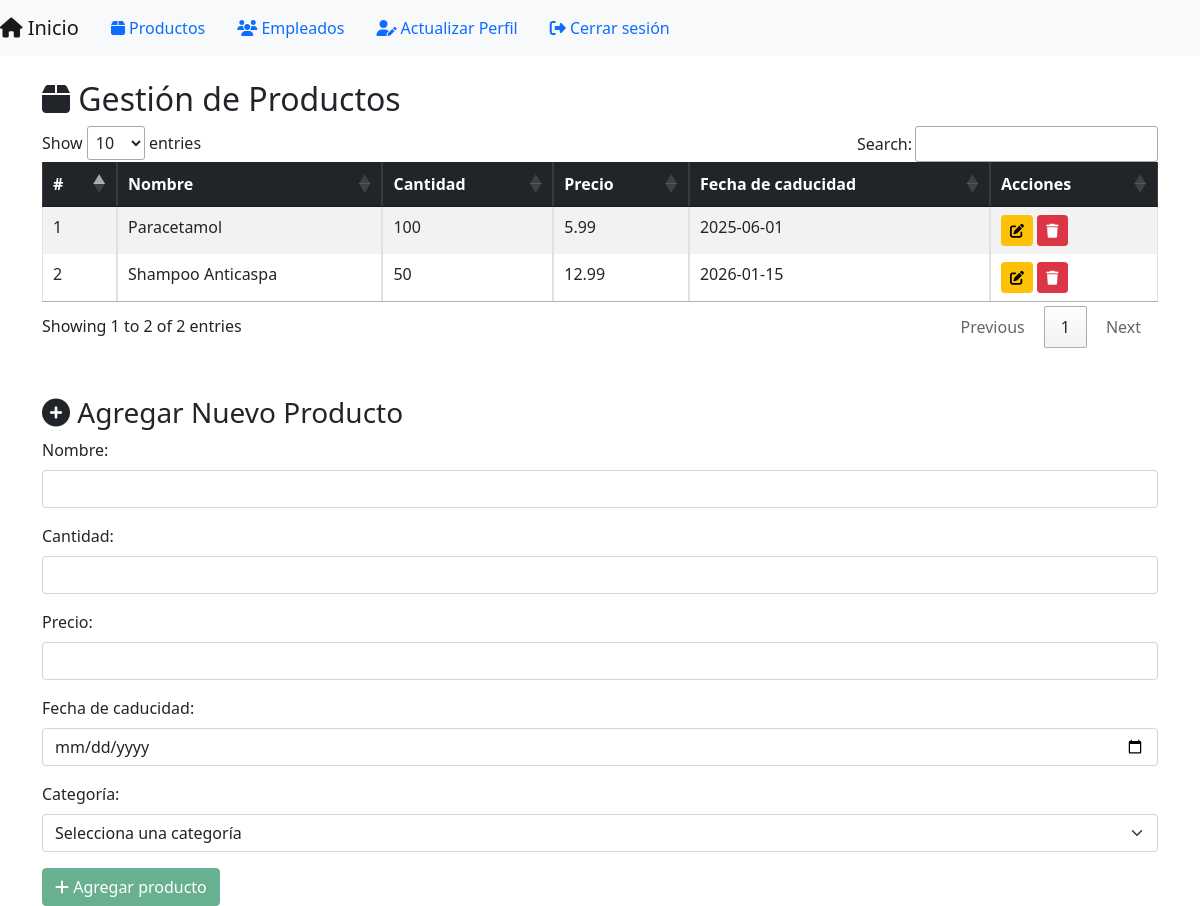
Page /productosDB (signed in) on the committed database.
### models.py (models this page shows)
class Producto(db.Model):
    __tablename__ = 'productos'
    producto_ID = db.Column(db.Integer, primary_key=True, autoincrement=True)
    categoria_FK = db.Column(db.Integer, db.ForeignKey('categoria.categoria_ID', ondelete='CASCADE'), nullable=False)
    nombre_producto = db.Column(db.String(150), nullable=False)
    cantidad = db.Column(db.Integer, nullable=False)
    precio = db.Column(db.Numeric(10,2), nullable=False)
    fecha_caducidad = db.Column(db.Date, nullable=False)
    facturas_detalle = db.relationship('FacturaDetalle', backref='producto', cascade='all, delete')
    inventario = db.relationship('Inventario', backref='producto', cascade='all, delete')

### app.py (the view)
@app.route('/productosDB')
@login_required
def productosDB():
    if db.session.get(Rol, current_user.rol_FK).rol_usuario != "administrador":
        flash('Acceso no autorizado', 'danger')
        return redirect(url_for('adminMain'))
    categorias = Categoria.query.all()
    search_query = request.args.get('search', '', type=str)
    if search_query:
        productos = Producto.query.filter(Producto.nombre_producto.ilike(f"%{search_query}%")).all()
    else:
        productos = Producto.query.all()
    return render_template('productosDB.html', productos=productos, search_query=search_query, categorias=categorias)

### app.py (called while the page is built)
@login_manager.user_loader
def load_user(user_id):
    return db.session.get(Usuario, int(user_id))

### templates/productosDB.html (shortened to what this page needs)
<!DOCTYPE html>
<html lang="es">
<head>
    <link href="https://cdn.jsdelivr.net/npm/bootstrap@5.1.3/dist/css/bootstrap.min.css" rel="stylesheet">
    <link href="https://cdn.datatables.net/1.11.5/css/jquery.dataTables.min.css" rel="stylesheet">
    <link rel="stylesheet" href="https://cdnjs.cloudflare.com/ajax/libs/font-awesome/6.5.2/css/all.min.css">
</head>
<body>
    <nav class="navbar navbar-expand-lg navbar-light bg-light">
        <a href="{{ url_for('adminMain') }}" class="navbar-brand"><i class="fas fa-home"></i> Inicio</a>
        <a href="{{ url_for('productosDB') }}" class="nav-link active"><i class="fas fa-box"></i> Productos</a>
        <a href="{{ url_for('empleadosDB') }}" class="nav-link"><i class="fas fa-users"></i> Empleados</a>
        <a class="nav-link active" href="{{ url_for('update_profile') }}"><i class="fas fa-user-edit"></i> Actualizar Perfil</a>
        <a href="{{ url_for('logout') }}" class="nav-link"><i class="fas fa-sign-out-alt"></i> Cerrar sesión</a>
    </nav>
    <div class="container mt-4">
        <h2><i class="fas fa-box"></i> Gestión de Productos</h2>
        <table id="productosTable" class="table table-striped table-bordered">
            <thead class="table-dark">
                <tr>
                    <th>#</th>
                    <th>Nombre</th>
                    <th>Cantidad</th>
                    <th>Precio</th>
                    <th>Fecha de caducidad</th>
                    <th>Acciones</th>
                </tr>
            </thead>
            <tbody>
                {% for producto in productos %}
                <tr>
                    <td>{{ loop.index }}</td>
                    <td>{{ producto.nombre_producto }}</td>
                    <td>{{ producto.cantidad }}</td>
                    <td>{{ producto.precio }}</td>
                    <td>{{ producto.fecha_caducidad }}</td>
                    <td>
                        <a href="{{ url_for('edit_producto', id=producto.producto_ID) }}" class="btn btn-warning btn-sm">
                            <i class="fas fa-edit"></i>
                        </a>
                        <form action="{{ url_for('delete_producto', id=producto.producto_ID) }}"
                              method="POST" style="display:inline;"
                              onsubmit="return confirm('¿Seguro que quieres eliminar este producto?')">
                            <button type="submit" class="btn btn-danger btn-sm" title="Eliminar producto">
                                <i class="fas fa-trash"></i>
                            </button>
                        </form>
                    </td>
                </tr>
                {% endfor %}
            </tbody>
        </table>
        <h3 class="mt-5"><i class="fas fa-plus-circle"></i> Agregar Nuevo Producto</h3>
        <form action="{{ url_for('create_producto') }}" method="POST" id="formCrearProducto">
            <div class="mb-3">
                <label for="nombre_producto" class="form-label">Nombre:</label>
                <input type="text" name="nombre_producto" id="nombre_producto" class="form-control" required>
            </div>
            <div class="mb-3">
                <label for="cantidad" class="form-label">Cantidad:</label>
                <input type="number" name="cantidad" id="cantidad" class="form-control" required min="0">
            </div>
            <div class="mb-3">
                <label for="precio" class="form-label">Precio:</label>
                <input type="number" step="0.01" name="precio" id="precio" class="form-control" required min="0">
            </div>
            <div class="mb-3">
                <label for="fecha_caducidad" class="form-label">Fecha de caducidad:</label>
                <input type="date" name="fecha_caducidad" id="fecha_caducidad" class="form-control" required>
            </div>
            <div class="mb-3">
                <label for="categoria_ID" class="form-label">Categoría:</label>
                <select name="categoria_ID" id="categoria_ID" class="form-select" required>
                    <option value="" disabled selected>Selecciona una categoría</option>
                </select>
            </div>
            <button type="submit" class="btn btn-success" id="btnAgregarProducto" disabled><i class="fas fa-plus"></i> Agregar producto</button>
        </form>
    </div>
</body>
</html>

### rows in the picture
Producto: nombre_producto "Paracetamol", cantidad "100", precio "5.99", fecha_caducidad "2025-06-01"
Producto: nombre_producto "Shampoo Anticaspa", cantidad "50", precio "12.99", fecha_caducidad "2026-01-15"
